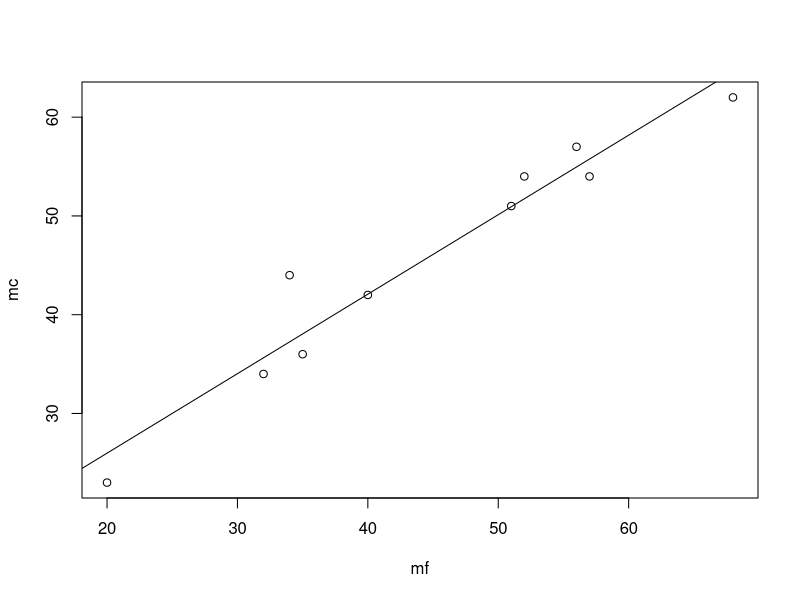
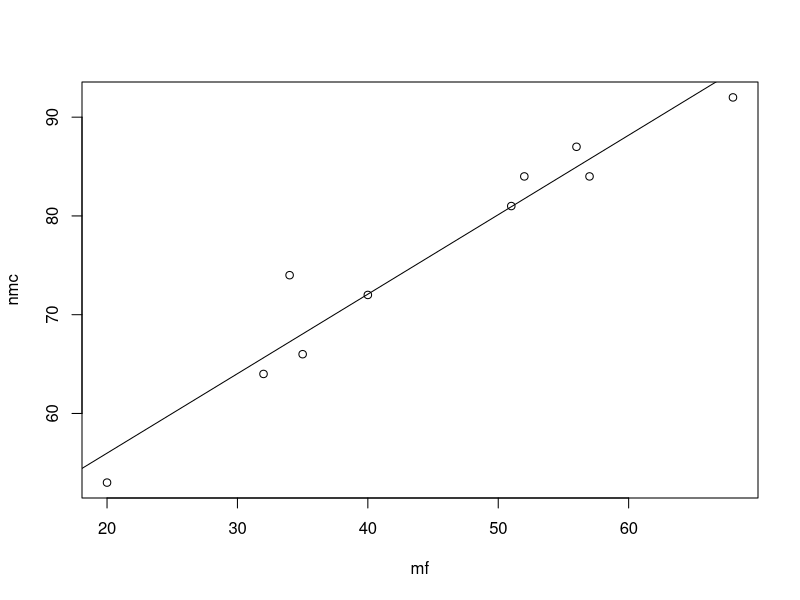
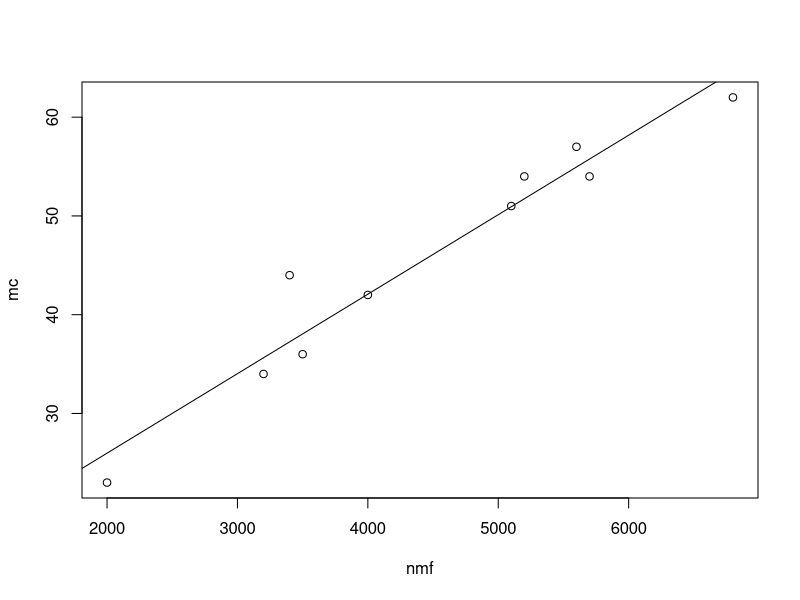
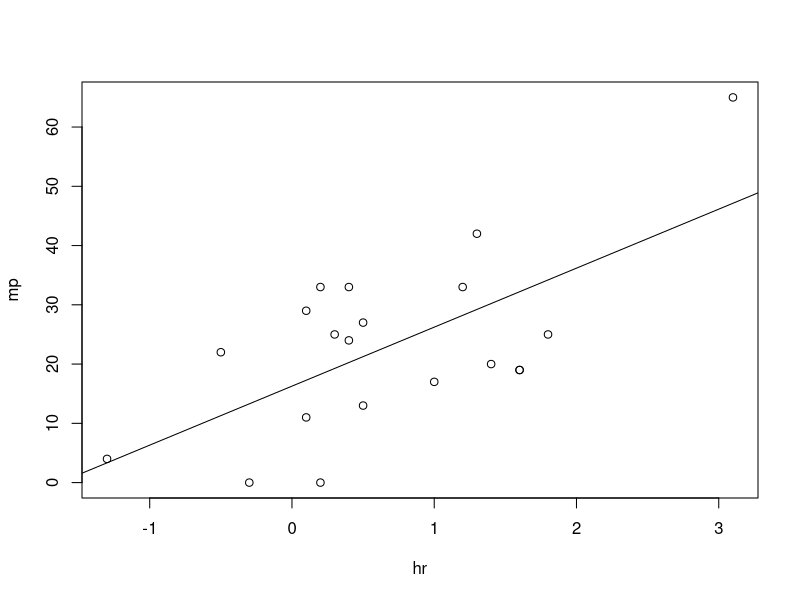
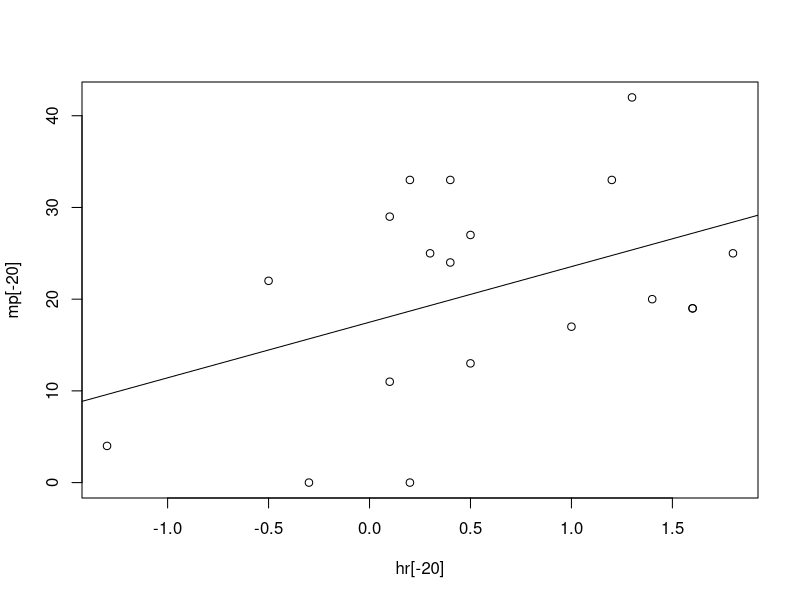

The R script that drew these images, in order:
#1
#Money spent on first visit 
mf=c(20,32,35,34,40,51,52,56,57,68)

#Money spent on secont visit
mc=c(23,34,36,44,42,51,54,57,54,62)

#a-b
reg=lm(mc~mf)
summary(reg)
plot(mf,mc)
abline(reg)

#c
cor(mc,mf)

#d
SE=sqrt(1-cor(mc,mf)^2/(length(mf)-2))
cor.test(mf,mc)
cor.test(mf,mc)$conf.int

#e

#2-a
nmc=mc+30
reg2=lm(nmc~mf)
summary(reg2)
plot(mf,nmc)
abline(reg2)
cor(mf,nmc) #exactly same
cor.test(mf,nmc)

#2-b
nmf=mf*100
reg3=lm(mc~nmf)
summary(reg3)
plot(nmf,mc)
abline(reg3)

cor(mc,nmf)
cor.test(mc,nmf)
#3
hr=c(-1.3,-0.5,-0.3,0.2,0.1,0.5,1.0,0.3,0.4,0.5,0.1,0.2,0.4,1.3,1.2,1.4,1.6,1.6,1.8,3.1)
mp=c(4,22,0,0,11,13,17,25,24,27,29,33,33,42,33,20,19,19,25,65)


plot(hr,mp)
cor(hr,mp)
cor.test(hr,mp)
reg4=lm(mp~hr)   
summary(reg4)
abline(reg4)
reg4$coeff

reg5=lm(mp[-20]~hr[-20])
summary(reg5)
plot(hr[-20],mp[-20])
abline(reg5)
